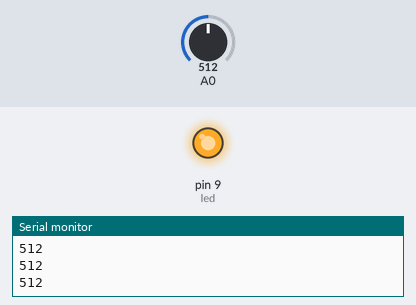
The sketch below on a simulated Arduino Uno, built with avr-gcc and run on an emulated ATmega328P. On the bench: output pins drawn as LEDs (lit = HIGH), the last lines printed to the serial monitor. The test bench sets the inputs (shaded band); at power-on: A0 = 512.

Above: at 1.2 s.
1.3 s: A0 set to 122
At 2.4 s:
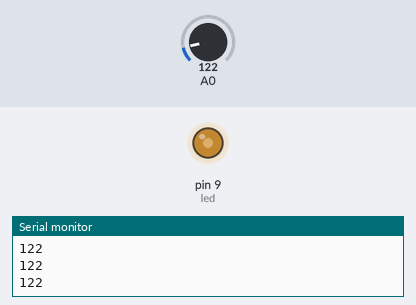
2.8 s: A0 set to 0
At 3.7 s:
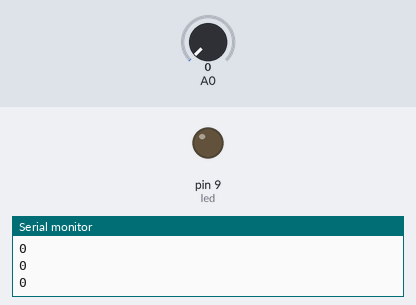
4.3 s: A0 set to 306
At 4.9 s:
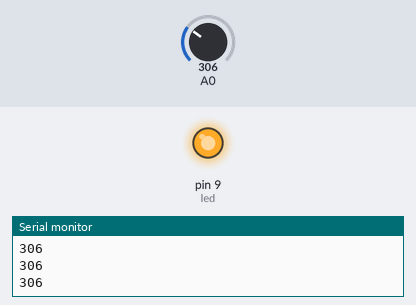
Timing chart, 0 to 7.3 s (numbered marks = the images above; inputs shaded):
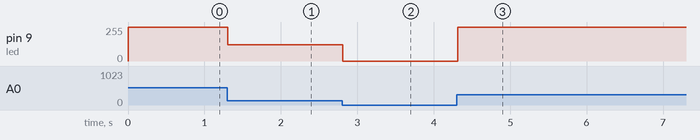

The sketch:

fade_led.ino
```cpp
int led=9;

void setup() {
  // put your setup code here, to run once:
pinMode(led,OUTPUT);
Serial.begin(9600);
}

void loop() {
  // put your main code here, to run repeatedly:
int brightness=analogRead(A0);
analogWrite(led,brightness);
Serial.println(brightness);
delay(100);
}
```

Measured:
- after the input at 1.3 s, pin 9 (led): 255/255 → 122/255 at once
- after the input at 2.8 s, pin 9 (led): 122/255 → 0/255 at once
- after the input at 4.3 s, pin 9 (led): 0/255 → 255/255 at once
